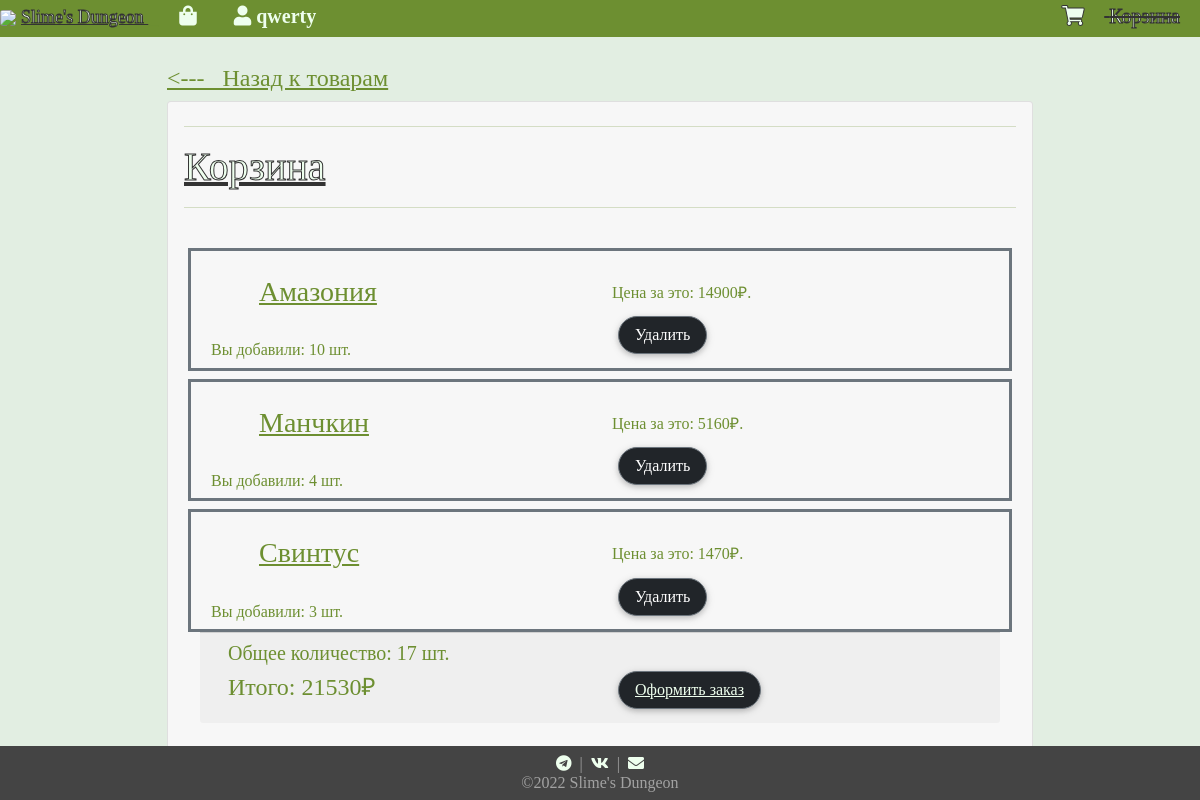
Page /basket.php (signed in) on the committed database.
### tables this page shows
CREATE TABLE `basket` (
  `product_idproduct` int(11) NOT NULL,
  `users_idusers` int(11) NOT NULL,
  `basketcol` int(11) NOT NULL
);

CREATE TABLE `product` (
  `idproduct` int(11) NOT NULL,
  `productcol` int(11) NOT NULL,
  `name` varchar(100) NOT NULL,
  `description` varchar(7000) NOT NULL,
  `price` int(11) NOT NULL,
  `image` varchar(150) NOT NULL,
  `type` varchar(45) NOT NULL
);

### basket.php (the view, shortened to what this page needs)
<!DOCTYPE html>
<html lang="en" xmlns="http://www.w3.org/1999/html" xmlns="http://www.w3.org/1999/html"
      xmlns="http://www.w3.org/1999/html">
<head>
    <link rel="stylesheet" href="https://cdn.jsdelivr.net/npm/bootstrap@5.0.0-beta2/dist/css/bootstrap.min.css">
    <link rel="stylesheet" href="https://use.fontawesome.com/releases/v5.1.0/css/all.css">
    <link rel="stylesheet" type="text/css" href="style.css">
</head>
<body class=" p-3 mx-auto flex-column" style="background-color: #e2eee2;">
<header>
    <div class="container">
        <nav class="colorheader , navbar, navbar-light , fixed-top , justify-content-between , snipcart-summary ">
            <h5 class="mt-1">
                <a href="index.php"><img
                            src="https://sun9-88.userapi.com/s/v1/if2/aYEp1DOJPsSBlfPo0RKyDKhcjB5ft8f73sOYtz-T-DKAoEhNLXeSk6Eh8cKritXnXSmv-gkkGuRjPVt44YyrCd3p.jpg?size=59x50&quality=96&type=album"
                            class="avatar3"></a>
                <a href="index.php" class="colortitle" style="font-size: large">Slime's Dungeon </a> _
                <a class="mx-3" href="shop.php"><i class="fa fa-shopping-bag"></i></a>
                <a class="mx-3" href="profile.php"><i class="fa fa-user">  <?php print_r($_SESSION['name']); ?></i></a>
                <a style="color: rgba(255, 255, 255, .5); margin-right: 1em; float: right;"><s class="colortitle"> <i
                                class="fa fa-shopping-cart" style="margin-right: 1em"></i> Корзина</s></a>
            </h5>
        </nav>
    </div>
</header>
<div class="container" style="width: 100%">
    <div>
        <br><h4><a style="color: #6d8f31 " href="shop.php"> <--- &nbsp Назад к товарам</a></h4>
    </div>
    <div class="auth-page expand" style="text-after: center; margin-left: auto; margin-right: auto;">
        <div class="card , mb-2">
            <div class="card-header">
                <hr/>
                <h1>
                    <a style="text-align: center; margin-left: auto; margin-right: auto;" class="colortitle">Корзина</a>
                </h1>
                <hr/>
                <div class="card-body">
                    <?php
                    require_once 'dbconn.php';
                    $result = $conn->query("Select * From `users` where `name` = '$_SESSION[name]'");
                    $usname2 = $result->fetch_array();
                    $result1 = mysqli_query($conn, "Select * From `basket` where `users_idusers` = '$usname2[idusers]'");
                    $allprice=0;
                    $allcol=0;
                    while ($prod1 = mysqli_fetch_assoc($result1)) {
                        $idp = $prod1['product_idproduct'];
                        $result = mysqli_query($conn, "Select * From `product` where `idproduct` = '$idp'");
                        $prod = mysqli_fetch_assoc($result);
                        $name = $prod['name'];
                        $price = $prod['price'];
                        $basketcol = $prod1['basketcol'];
                        echo "<div class='main-block , mb-2 , mt-2' style='width: 800px;'>";
                        echo "<div class='row , border border-secondary border-3'>";
                        echo "<div class='col'>";
                        echo "<div class='title'>";
                        echo "<br><u><h3 style='margin-left: 2em;'>" . $name . "</h3></u> ";
                        echo "<br><h6>&nbsp;&nbsp;Вы добавили: " . $basketcol. " шт.</h6> ";
                        echo "</div>";
                        echo "</div>";
                        echo "<div class='col'>";
                        echo "<div class='price'>";
                        echo "<form action='del1.php' id='del0' method='post' name='del0' class='productcol'>";
                        echo "<div class='col'>";
                        echo "<br><h6 class='mt-2'> Цена за это: " . $basketcol*$price . "₽.</h6> ";
                        $allprice+=$basketcol*$price;
                        $allcol+=$basketcol;
                        echo "</div>";
                        echo "<div class='col'>";
                        echo "<input type='submit' id='del1' name='del1' class='buttonComponent , btn , btn-dark , border , border-secondary'  value='Удалить'></input>";
                        echo "</div>";
                        echo "</form>";
                        echo "</div>";
                        echo "</div>";
                        echo "</div>";
                    }
                    ?>
                        <div class="card-footer">
                            <div class="row" style="margin-left: auto; margin-right: auto;">
                                <div class="col">
                                    <h5>Общее количество: <?php echo $allcol;?> шт.</h5>
                                    <h4>Итого: <?php echo $allprice;?>₽</h4>
                                </div>
                                <div class="col">
                                    <br><button class="btn , btn-dark , border , border-secondary" id="bt1" name="bt1" ><a href="pay.php">Оформить заказ</a></button>
                                </div>
                            </div>
                        </div>
                </div>
            </div>
        </div>
    </div>
    <br>
    <footer class="mastfoot">
        <h6 class="mt-2" style="margin-top: -2em">
            <div>
                <a href="https://web.telegram.org" target="_blank"> <i class="fab fa-telegram"> </i></a>&nbsp;&nbsp;|&nbsp;
                <a href="https://vk.com" target="_blank"> <i class="fab fa-vk"> </i></a>&nbsp;&nbsp;|&nbsp;
                <a href="https://mail.google.com" target="_blank"><i class="fa fa-envelope"></i></a>
            </div>
            ©2022 Slime's Dungeon
        </h6>
    </footer>
</body>
</html>

### style.css (style rules this page uses)
:root { --custom-white: #efe; --custom-bg: #333; }
.avatar3 { border-radius: 20%; height: auto; width: 35px; }
html, body { background-color: #e2eee2; color: #6d8f31; display: -ms-flexbox; display: flex; font-family: 'Press Start 2P', cursive; height: 100%; }
h1, h2, h3, h4, h5 .card-title { font-family: 'Press Start 2P', cursive; }
a, a:focus, a:hover { color: var(--custom-white); }
.colortitle { color: var(--custom-white); -webkit-text-stroke: 1px #333333; }
.colorheader { background-color: #6d8f31; }
.mastfoot { background-color: #444444; color: rgba(255, 255, 255, .5); left: 0; position: fixed; bottom: 0; width: 100%; text-align: center; }
.btn { -webkit-border-radius: 10em; -moz-border-radius: 10em; -ms-border-radius: 10em; -o-border-radius: 10em; border-radius: 10em; border: 0; color: #fff !important; margin: 6px; white-space: normal !important; word-wrap: break-word; display: inline-block; line-height: 1.25; text-align: center; vertical-align: middle; cursor: pointer; -webkit-user-select: none; -moz-user-select: none; -ms-user-select: none; user-select: none; padding: .5rem 1rem; font-size: 1rem; font-weight: 400; -webkit-box-shadow: 0 2px 5px 0 rgba(0, 0, 0, .16), 0 2px 10px 0 rgba(0, 0, 0, .12); -moz-box-shadow: 0 2px 5px 0 rgba(0, 0, 0, .16), 0 2px 10px 0 rgba(0, 0, 0, .12); box-shadow: 0 2px 5px 0 rgba(0, 0, 0, .16), 0 2px 10px 0 rgba(0, 0, 0, .12); }
.btn { -webkit-transition: box-shadow .2s ease-out; -moz-transition: box-shadow .2s ease-out; -ms-transition: box-shadow .2s ease-out; transition: box-shadow .2s ease-out; }

### rows in the picture
basket: product_idproduct.name "Амазония", basketcol "10", $basketcol*$price "14900"
basket: product_idproduct.name "Манчкин", basketcol "4", $basketcol*$price "5160"
basket: product_idproduct.name "Свинтус", basketcol "3", $basketcol*$price "1470"

### other values in the picture
$allcol "17"
$allprice "21530"
